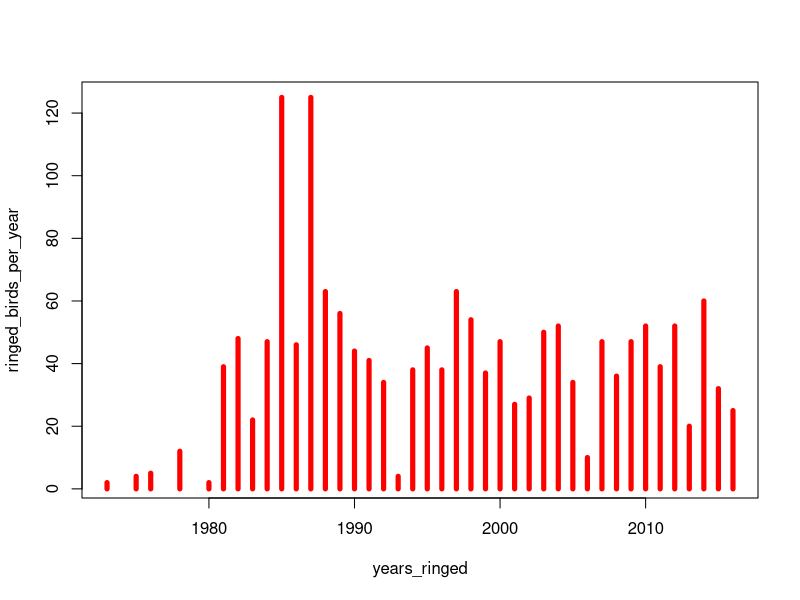
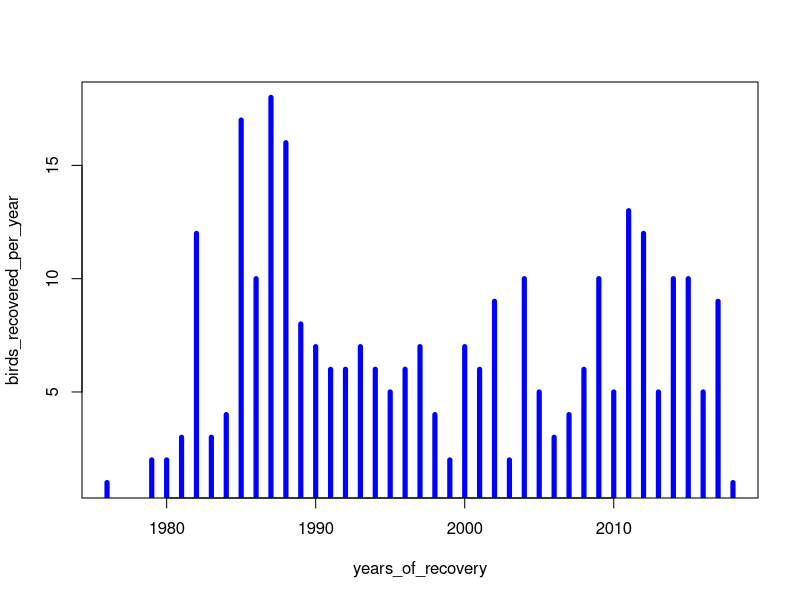
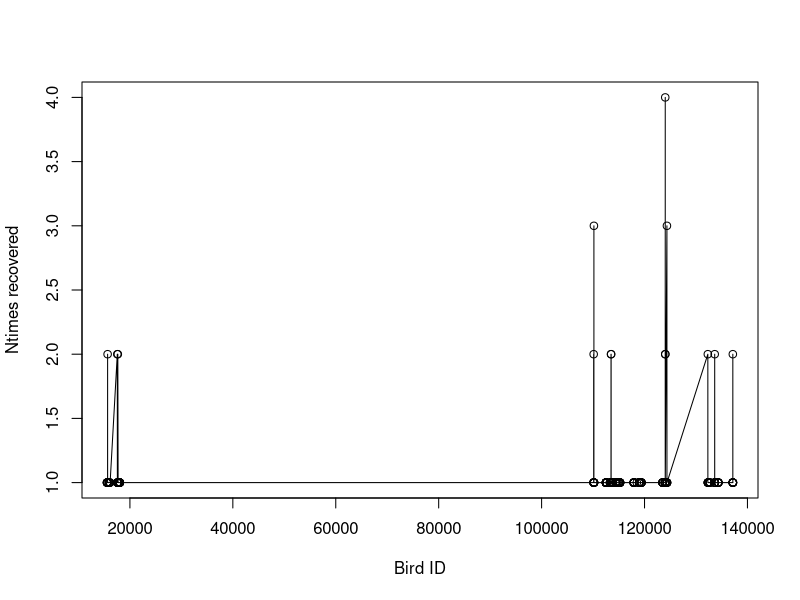
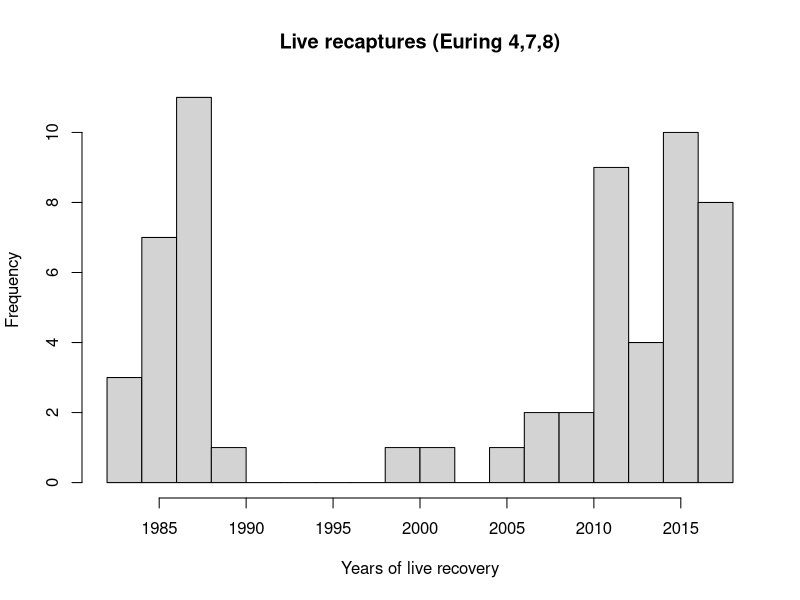

The R source for these figures, in order:
## ---- chunk 1
dringed<-read.csv("data/Gyrs_ringed.csv")
head(dringed) # What's in the data table
length(unique(dringed$Ring_No)) #How many unique bird IDs
## ---- chunk 2
drecov<-read.csv("data/Gyrs_recovered.csv")
head(drecov)
length(unique(drecov$Ring_No)) #How many unique bird IDs in Gyrs_recovered.csv
## ---- chunk 3
#dringed$Year=format(as.Date(dringed$Ringed_date, format="%d/%m/%Y"),"%Y") seems to create NAs
dringed$Year=format(as.Date(dringed$Ringed_date, format="%m/%d/%Y"),"%Y") ### Month was first in the data
years_ringed=sort(unique(as.numeric(na.omit(dringed$Year))))
ringed_birds_per_year=years_ringed # initializing
for (k in 1:length(years_ringed)){
  ringed_birds_per_year[k]=length(unique(dringed$Ring_No[dringed$Year==years_ringed[k]]))
}
plot(years_ringed,ringed_birds_per_year,type="h",lwd=5,col="red")
#ggplot(data=,aes(x=years_ringed, y=ringed_birds_per_year)) + geom_bar(stat="identity")
## ---- chunk 4
drecov$Year=format(as.Date(drecov$Date_recovered, format="%m/%d/%Y"),"%Y")
years_of_recovery=sort(unique(as.numeric(na.omit(drecov$Year))))
birds_recovered_per_year=years_of_recovery# initializing
for (k in 1:length(years_of_recovery)){
  birds_recovered_per_year[k]=length(unique(drecov$Ring_No[drecov$Year==years_of_recovery[k]]))
}
plot(years_of_recovery,birds_recovered_per_year,type="h",lwd=5,col="blue")
## ---- chunk 5
bird_recovered_list=unique(drecov$Ring_No)
ntimes_recovered=rep(0,length(bird_recovered_list))
for (k in 1:length(bird_recovered_list)){
  ntimes_recovered[k]=sum(drecov$Ring_No==bird_recovered_list[k])
}
plot(bird_recovered_list,ntimes_recovered,type="o",lwd=1,col="black",xlab="Bird ID",ylab= "Ntimes recovered")
table(ntimes_recovered)
## ---- chunk 6
## these are all the recovery codes that we have (top row), and how many of those we have in the dataset (bottom row).

table(drecov$Condition_Euring_code) 

### [previous comment: For instance, we can see 15 read colourmarks. 
### We need to simplify this complexity to some extent by aggregating some values. ]

## ---- chunk 7
drecov$Date_recovered[drecov$Condition_Euring_code %in% c(4,7,8)]

drecov$Year[drecov$Condition_Euring_code %in% c(4,7,8)]

vec_year_recovered_live = as.numeric(drecov$Year[drecov$Condition_Euring_code %in% c(4,7,8)])
hist(vec_year_recovered_live,breaks=20,xlab = "Years of live recovery", main = "Live recaptures (Euring 4,7,8)")

drecov$Date_recovered[drecov$Condition_Euring_code %in% c(7,8)]

drecov$Date_recovered[drecov$Condition_Euring_code ==7]

drecov$Date_recovered[drecov$Condition_Euring_code ==8]

### Check not a problem of date recording
drecov$Year[(drecov$Condition_Euring_code %in% c(4,7,8))&(drecov$Accurancy_of_date_Euring_code!=9)]

drecov$Accurancy_of_date_Euring_code[drecov$Condition_Euring_code %in% c(4,7,8)]


## ---- chunk 8
table(drecov$Accurancy_of_date_Euring_code) 

## Check the birds whose dying dates are poorly known 
drecov$Year[(drecov$Accurancy_of_date_Euring_code %in% c(8,9))]
drecov$Condition_Euring_code[(drecov$Accurancy_of_date_Euring_code %in% c(8,9))]

## New dataframe for looking into those patterns
long_dead_birds=drecov[(drecov$Accurancy_of_date_Euring_code %in% c(8,9)),]
head(long_dead_birds)
### Possible to correct the date using the When.dead column
nrow(long_dead_birds)
long_dead_birds$When.dead
## For which do we have information?
long_dead_birds$When.dead[grepl("D",long_dead_birds$When.dead)]
long_dead_birds$Ring_No[grepl("D",long_dead_birds$When.dead)]

## ---- chunk 9
table(drecov$Circumstances_Euring_code) 
